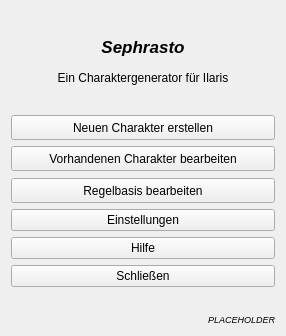
<?xml version="1.0" encoding="UTF-8"?>
<ui version="4.0">
 <class>Form</class>
 <widget class="QWidget" name="Form">
  <property name="geometry">
   <rect>
    <x>0</x>
    <y>0</y>
    <width>286</width>
    <height>336</height>
   </rect>
  </property>
  <property name="windowTitle">
   <string>Sephrasto</string>
  </property>
  <layout class="QGridLayout" name="gridLayout">
   <item row="6" column="0">
    <spacer name="verticalSpacer_2">
     <property name="orientation">
      <enum>Qt::Vertical</enum>
     </property>
     <property name="sizeHint" stdset="0">
      <size>
       <width>20</width>
       <height>20</height>
      </size>
     </property>
    </spacer>
   </item>
   <item row="3" column="0">
    <spacer name="verticalSpacer">
     <property name="orientation">
      <enum>Qt::Vertical</enum>
     </property>
     <property name="sizeHint" stdset="0">
      <size>
       <width>20</width>
       <height>40</height>
      </size>
     </property>
    </spacer>
   </item>
   <item row="18" column="0">
    <widget class="QLabel" name="labelVersion">
     <property name="font">
      <font>
       <pointsize>7</pointsize>
       <italic>true</italic>
      </font>
     </property>
     <property name="text">
      <string>PLACEHOLDER</string>
     </property>
     <property name="alignment">
      <set>Qt::AlignRight|Qt::AlignTrailing|Qt::AlignVCenter</set>
     </property>
    </widget>
   </item>
   <item row="9" column="0">
    <widget class="QPushButton" name="buttonRules">
     <property name="minimumSize">
      <size>
       <width>0</width>
       <height>25</height>
      </size>
     </property>
     <property name="text">
      <string>Regelbasis bearbeiten</string>
     </property>
    </widget>
   </item>
   <item row="8" column="0">
    <spacer name="verticalSpacer_5">
     <property name="orientation">
      <enum>Qt::Vertical</enum>
     </property>
     <property name="sizeHint" stdset="0">
      <size>
       <width>20</width>
       <height>20</height>
      </size>
     </property>
    </spacer>
   </item>
   <item row="0" column="0">
    <spacer name="verticalSpacer_3">
     <property name="orientation">
      <enum>Qt::Vertical</enum>
     </property>
     <property name="sizeHint" stdset="0">
      <size>
       <width>20</width>
       <height>40</height>
      </size>
     </property>
    </spacer>
   </item>
   <item row="4" column="0">
    <widget class="QPushButton" name="buttonNew">
     <property name="minimumSize">
      <size>
       <width>0</width>
       <height>25</height>
      </size>
     </property>
     <property name="text">
      <string>Neuen Charakter erstellen</string>
     </property>
    </widget>
   </item>
   <item row="5" column="0">
    <widget class="QPushButton" name="buttonEdit">
     <property name="minimumSize">
      <size>
       <width>0</width>
       <height>25</height>
      </size>
     </property>
     <property name="text">
      <string>Vorhandenen Charakter bearbeiten</string>
     </property>
    </widget>
   </item>
   <item row="13" column="0">
    <spacer name="verticalSpacer_4">
     <property name="orientation">
      <enum>Qt::Vertical</enum>
     </property>
     <property name="sizeHint" stdset="0">
      <size>
       <width>20</width>
       <height>40</height>
      </size>
     </property>
    </spacer>
   </item>
   <item row="1" column="0">
    <widget class="QLabel" name="label">
     <property name="minimumSize">
      <size>
       <width>0</width>
       <height>30</height>
      </size>
     </property>
     <property name="font">
      <font>
       <pointsize>13</pointsize>
       <weight>75</weight>
       <italic>true</italic>
       <bold>true</bold>
       <kerning>true</kerning>
      </font>
     </property>
     <property name="text">
      <string>Sephrasto</string>
     </property>
     <property name="scaledContents">
      <bool>false</bool>
     </property>
     <property name="alignment">
      <set>Qt::AlignCenter</set>
     </property>
    </widget>
   </item>
   <item row="2" column="0">
    <widget class="QLabel" name="label_2">
     <property name="minimumSize">
      <size>
       <width>0</width>
       <height>20</height>
      </size>
     </property>
     <property name="text">
      <string>Ein Charaktergenerator für Ilaris</string>
     </property>
     <property name="alignment">
      <set>Qt::AlignCenter</set>
     </property>
    </widget>
   </item>
   <item row="7" column="0">
    <layout class="QVBoxLayout" name="vlPluginButtons"/>
   </item>
   <item row="10" column="0">
    <widget class="QPushButton" name="buttonSettings">
     <property name="text">
      <string>Einstellungen</string>
     </property>
    </widget>
   </item>
   <item row="11" column="0">
    <widget class="QPushButton" name="buttonHelp">
     <property name="text">
      <string>Hilfe</string>
     </property>
    </widget>
   </item>
   <item row="12" column="0">
    <widget class="QPushButton" name="buttonClose">
     <property name="text">
      <string>Schließen</string>
     </property>
    </widget>
   </item>
  </layout>
 </widget>
 <tabstops>
  <tabstop>buttonNew</tabstop>
  <tabstop>buttonEdit</tabstop>
  <tabstop>buttonRules</tabstop>
 </tabstops>
 <resources/>
 <connections/>
</ui>
